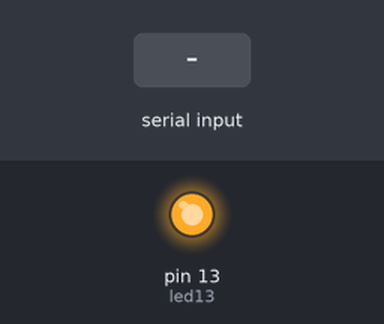
A sketch run on a simulated Arduino Uno, built with avr-gcc and run on an emulated ATmega328P. On the bench: output pins drawn as LEDs (lit = HIGH). Inputs (shaded band) come from the test bench.

Above: at 1.2 s.
1.3 s: "1" received over Serial
At 2.6 s:
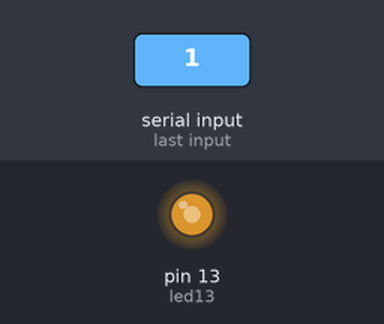
Timing chart, 0 to 4.3 s (numbered marks = the images above; inputs shaded):
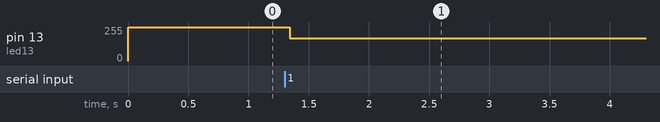

Measured:
- after the input at 1.3 s, pin 13 (led13): 255/255 → 171/255 at once

The sketch:

sketch_jan20a.ino
```cpp
int led13 = 13;
int bpm = 120;

void setup() {
  // put your setup code here, to run once:
  pinMode(led13, OUTPUT);
Serial.begin(9600);
}

void loop() {

  // put your main code here, to run repeatedly:
  digitalWrite(led13, HIGH);   // turn the LED on (HIGH is the voltage level)
while(!Serial.available()){}
  digitalWrite(led13, LOW);    // turn the LED off by making the voltage LOW

}

void chain_1(){

}

void chain_2(){

}

void chain_3(){

}
```
